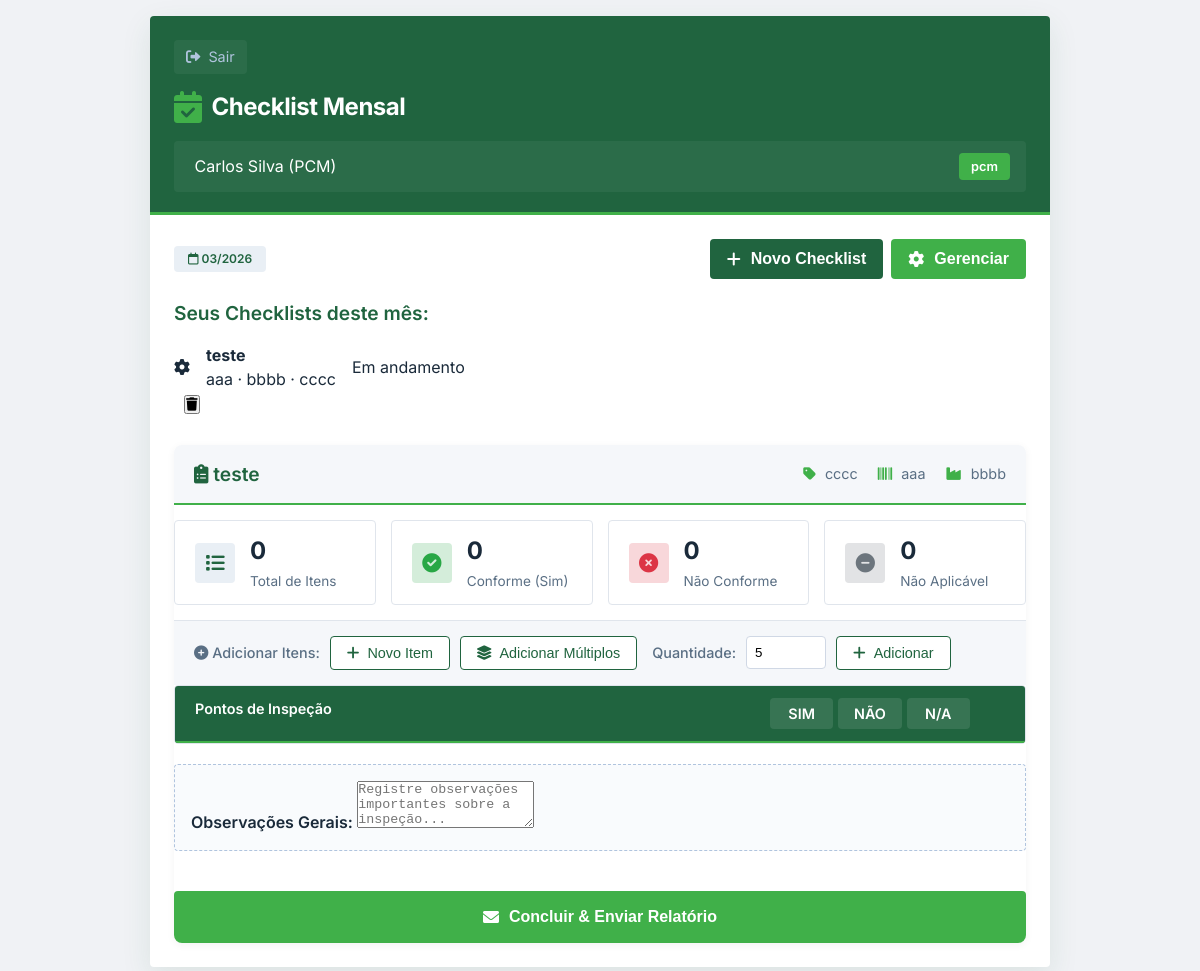
/modulo/checklist (signed in), run on the app's committed database.
### app.py (models this page shows, shortened)
class Usuario(db.Model):
    __tablename__ = 'usuarios'
    id = db.Column(db.Integer, primary_key=True)
    nome = db.Column(db.String(100), nullable=False)
    login = db.Column(db.String(50), unique=True, nullable=False)
    senha = db.Column(db.String(100), nullable=False)
    perfil = db.Column(db.String(20), nullable=False)  # 'manutentor', 'pcm', 'operador'
    modulo_acesso = db.Column(db.String(50))  # 'leitura', 'checklist', 'corretivas', 'todos'

class Checklist(db.Model):
    __tablename__ = 'checklists'
    id = db.Column(db.Integer, primary_key=True)
    equipamento_id = db.Column(db.Integer, db.ForeignKey('equipamentos.id'))
    mes_ano = db.Column(db.String(7))  # MM/YYYY
    operador_id = db.Column(db.Integer, db.ForeignKey('usuarios.id'))
    status = db.Column(db.String(20), default='pendente')  # 'pendente', 'concluido'
    observacoes = db.Column(db.Text)
    data_execucao = db.Column(db.DateTime)
    equipamento = db.relationship('Equipamento')
    operador = db.relationship('Usuario')

class Equipamento(db.Model):
    __tablename__ = 'equipamentos'
    id = db.Column(db.Integer, primary_key=True)
    nome = db.Column(db.String(100), nullable=False)
    modelo = db.Column(db.String(50))
    fabricante = db.Column(db.String(100))
    tipo = db.Column(db.String(50))
    manual_pdf = db.Column(db.String(200))
    data_cadastro = db.Column(db.DateTime, default=datetime.utcnow)

### app.py (the view)
@app.route('/modulo/checklist')
@login_required
@modulo_required('checklist')
def modulo_checklist():
    usuario = Usuario.query.get(session['usuario_id'])
    data_atual = datetime.now()
    mes_ano = data_atual.strftime('%m/%Y')
    novo = request.args.get('new', type=int)
    checklists = Checklist.query.filter_by(
        operador_id=usuario.id,
        mes_ano=mes_ano
    ).all()
    checklist_id = request.args.get('checklist_id', type=int)
    if novo or not checklists:
        checklist = None
    elif checklist_id:
        checklist = Checklist.query.get(checklist_id)
    else:
        checklist = checklists[0] if checklists else None
    equipamentos = Equipamento.query.all()
    return render_template('modulo_checklist.html',
                         usuario=usuario,
                         checklist=checklist,
                         checklists=checklists,  # Passa a lista completa
                         equipamentos=equipamentos,
                         mes_ano=mes_ano)

### app.py (called while the page is built)
def login_required(f):
    @wraps(f)
    def decorated_function(*args, **kwargs):
        if 'usuario_id' not in session:
            return redirect(url_for('index'))
        return f(*args, **kwargs)
    return decorated_function

def modulo_required(modulo):
    def decorator(f):
        @wraps(f)
        def decorated_function(*args, **kwargs):
            if 'usuario_id' not in session:
                return redirect(url_for('index'))
            usuario = Usuario.query.get(session['usuario_id'])
            if usuario.modulo_acesso != 'todos' and usuario.modulo_acesso != modulo:
                return redirect(url_for('index'))
            return f(*args, **kwargs)
        return decorated_function
    return decorator

### templates/modulo_checklist.html (shortened to what this page needs)
<!DOCTYPE html>
<html lang="pt-BR">
<head>
    <link rel="stylesheet" href="https://cdnjs.cloudflare.com/ajax/libs/font-awesome/6.0.0-beta3/css/all.min.css">
    <link rel="stylesheet" href="{{ url_for('static', filename='css/modulo_checklist.css') }}">
</head>
<body>
<div class="app-container">
    <div class="screen">
        <div class="header-aguia">
            <div class="back-button" onclick="window.location.href='/'">
                <i class="fas fa-sign-out-alt"></i> Sair
            </div>
            <div class="header-logo">
                <i class="fas fa-calendar-check"></i> Checklist Mensal
            </div>
            <div class="user-info">
                <span> {{ usuario.nome }} ({{ usuario.perfil|upper }})</span>
                <span class="badge">{{ usuario.perfil }}</span>
            </div>
        </div>
        <div class="content-padded">
            <div style="display:flex; justify-content: space-between; align-items: center; margin-bottom: 20px;">
                <span class="status-tag"><i class="far fa-calendar"></i> {{ mes_ano }}</span>
                <div style="display: flex; gap: 8px;">
                    <button class="btn" style="width: auto; padding: 10px 16px;" onclick="window.location.href='/modulo/checklist?new=1'">
                        <i class="fas fa-plus"></i> Novo Checklist
                    </button>
                    {% if usuario.perfil == 'pcm' %}
                    <button class="btn" style="width: auto; padding: 10px 16px; background: #40b049;" onclick="abrirModalGerenciarEquipamentos()">
                        <i class="fas fa-cog"></i> Gerenciar
                    </button>
                    {% endif %}
                </div>
            </div>
            {% if checklists and checklists|length > 0 and not request.args.get('new') %}
                <h3>Seus Checklists deste mês:</h3>
                <div style="margin-bottom: 20px;">
                    {% for chk in checklists %}
                    <div class="equipamento-card" style="cursor: pointer; position: relative;">
                        <div onclick="window.location.href='/modulo/checklist?checklist_id={{ chk.id }}'" style="display: flex; align-items: center; gap: 16px; flex: 1;">
                            <div class="equipamento-icon">
                                {% if 'daf' in chk.equipamento.nome|lower %}
                                <i class="fas fa-truck"></i>
                                {% else %}
                                <i class="fas fa-cog"></i>
                                {% endif %}
                            </div>
                            <div class="equipamento-info">
                                <h4>{{ chk.equipamento.nome }}</h4>
                                <p>{{ chk.equipamento.modelo }} · {{ chk.equipamento.fabricante }} · {{ chk.equipamento.tipo }}</p>
                            </div>
                            <div class="status-badge {% if chk.status == 'pendente' %}status-pendente{% else %}status-concluido{% endif %}">
                                {% if chk.status == 'pendente' %}Em andamento{% else %}Concluído{% endif %}
                            </div>
                        </div>
                        {% if usuario.perfil == 'pcm' %}
                        <div class="equipamento-actions" style="margin-left: 10px;">
                            <button class="action-btn delete" onclick="event.stopPropagation(); confirmarExcluirChecklist({{ chk.id }}, '{{ chk.equipamento.nome }}')" title="Excluir checklist">
                                <i class="fas fa-trash"></i>
                            </button>
                        </div>
                        {% endif %}
                    </div>
                    {% endfor %}
                </div>
            {% endif %}
            {% if checklist %}
                <div class="checklist-container" style="margin-top: 30px;">
                    <div class="checklist-header">
                        <h3><i class="fas fa-clipboard-list"></i> {{ checklist.equipamento.nome }}</h3>
                        <div class="checklist-info">
                            <span><i class="fas fa-tag"></i> {{ checklist.equipamento.tipo }}</span>
                            <span><i class="fas fa-barcode"></i> {{ checklist.equipamento.modelo }}</span>
                            <span><i class="fas fa-industry"></i> {{ checklist.equipamento.fabricante }}</span>
                        </div>
                    </div>
                    <div class="checklist-stats">
                        <div class="stat-card">
                            <div class="stat-icon total">
                                <i class="fas fa-list"></i>
                            </div>
                            <div class="stat-info">
                                <h4>{{ checklist.itens|length }}</h4>
                                <p>Total de Itens</p>
                            </div>
                        </div>
                        <div class="stat-card">
                            <div class="stat-icon sim">
                                <i class="fas fa-check-circle"></i>
                            </div>
                            <div class="stat-info">
                                <h4 id="totalSim">0</h4>
                                <p>Conforme (Sim)</p>
                            </div>
                        </div>
                        <div class="stat-card">
                            <div class="stat-icon nao">
                                <i class="fas fa-times-circle"></i>
                            </div>
                            <div class="stat-info">
                                <h4 id="totalNao">0</h4>
                                <p>Não Conforme</p>
                            </div>
                        </div>
                        <div class="stat-card">
                            <div class="stat-icon na">
                                <i class="fas fa-minus-circle"></i>
                            </div>
                            <div class="stat-info">
                                <h4 id="totalNA">0</h4>
                                <p>Não Aplicável</p>
                            </div>
                        </div>
                    </div>
                    {% if checklist.status == 'pendente' %}
                    <div class="checklist-toolbar">
                        <div class="toolbar-group">
                            <label><i class="fas fa-plus-circle"></i> Adicionar Itens:</label>
                            <button class="toolbar-btn" onclick="abrirModalAdicionarItem()">
                                <i class="fas fa-plus"></i> Novo Item
                            </button>
                            <button class="toolbar-btn" onclick="adicionarLinhasEmBranco()">
                                <i class="fas fa-layer-group"></i> Adicionar Múltiplos
                            </button>
                        </div>
                        <div class="toolbar-group">
                            <label>Quantidade:</label>
                            <input type="number" id="qtdLinhas" min="1" max="20" value="5">
                            <button class="toolbar-btn" onclick="adicionarLinhasEmBranco()">
                                <i class="fas fa-plus"></i> Adicionar
                            </button>
                        </div>
                    </div>
                    {% endif %}
                    <div class="checklist-grid">
                        <div class="checklist-header-row">
                            <div class="checklist-header-item">Pontos de Inspeção</div>
                            <div class="checklist-header-status">
                                <span>SIM</span>
                                <span>NÃO</span>
                                <span>N/A</span>
                            </div>
                            <div class="checklist-header-item"></div>
                        </div>
                    </div>
                    <div class="obs-box" style="margin-top: 20px;">
                        <label style="font-weight:600;">Observações Gerais:</label>
                        <textarea rows="3" id="observacoes" placeholder="Registre observações importantes sobre a inspeção..."
                                  {% if checklist.status == 'concluido' %}readonly{% endif %}>{{ checklist.observacoes or '' }}</textarea>
                    </div>
                    {% if checklist.status == 'pendente' %}
                    <button class="btn" style="background:#40b049; margin-top:20px;" onclick="finalizarChecklist({{ checklist.id }})">
                        <i class="fas fa-envelope"></i> Concluir & Enviar Relatório
                    </button>
                    {% endif %}
                </div>
            {% endif %}
        </div>
    </div>
</div>
</body>
</html>

### static/css/modulo_checklist.css (style rules this page uses)
* { margin: 0; padding: 0; box-sizing: border-box; }
body { font-family: 'Inter', sans-serif; background: #f0f2f5; color: #1a2a3a; line-height: 1.5; min-height: 100vh; padding: 16px; }
.app-container { max-width: 900px; width: 100%; margin: 0 auto; }
.screen { background: white; border-radius: 4px; box-shadow: 0 10px 30px rgba(32, 100, 63, 0.1); overflow: hidden; }
.header-aguia { background: #20643f; color: white; padding: 24px 24px 20px 24px; border-bottom: 3px solid #40b049; }
.header-logo { display: flex; align-items: center; gap: 10px; font-weight: 700; font-size: 1.5rem; letter-spacing: -0.02em; margin-bottom: 4px; }
.header-logo i { font-size: 2rem; color: #40b049; }
.back-button { display: inline-flex; align-items: center; gap: 8px; color: #b0c4de; font-size: 0.9rem; margin-bottom: 15px; cursor: pointer; padding: 6px 12px; background: rgba(255,255,255,0.05); border-radius: 4px; width: fit-content; transition: 0.2s; }
.user-info { background: rgba(255,255,255,0.05); padding: 12px 16px; border-radius: 4px; margin-top: 16px; display: flex; align-items: center; justify-content: space-between; }
.badge { background: #40b049; color: white; padding: 4px 12px; border-radius: 4px; font-weight: 600; font-size: 0.8rem; }
.content-padded { padding: 24px; }
h3 { font-size: 1.2rem; font-weight: 600; color: #20643f; margin-bottom: 15px; }
.status-tag { background: #e9eff5; border-radius: 4px; padding: 4px 14px; font-weight: 600; font-size: 0.75rem; display: inline-block; color: #20643f; }
.obs-box { background: #f9fbfd; border-radius: 4px; padding: 16px; border: 1px dashed #b0c4de; margin: 20px 0; }
.btn { background: #20643f; border: none; color: white; padding: 16px 24px; border-radius: 4px; font-weight: 600; font-size: 1rem; width: 100%; text-align: center; display: inline-flex; align-items: center; justify-content: center; gap: 10px; cursor: pointer; transition: 0.15s; border: 1px solid transparent; }
.checklist-container { background: white; border-radius: 8px; box-shadow: 0 2px 8px rgba(0,0,0,0.05); overflow: hidden; }
.checklist-header { background: #f5f7fa; padding: 15px 20px; border-bottom: 2px solid #40b049; display: flex; justify-content: space-between; align-items: center; }
.checklist-header h3 { margin: 0; color: #20643f; font-size: 1.2rem; }
.checklist-info { display: flex; gap: 20px; color: #5a6f84; font-size: 0.9rem; }
.checklist-info i { color: #40b049; margin-right: 5px; }
.checklist-grid { display: flex; flex-direction: column; border: 1px solid #e0e5ec; border-radius: 4px; overflow: hidden; }
.checklist-header-row { display: grid; grid-template-columns: 1fr 200px 40px; background: #20643f; color: white; font-weight: 600; font-size: 0.9rem; padding: 12px 15px; border-bottom: 2px solid #40b049; }
.checklist-header-item { padding: 0 5px; }
.checklist-header-status { display: grid; grid-template-columns: 1fr 1fr 1fr; text-align: center; gap: 5px; }
.checklist-header-status span { padding: 5px; background: rgba(255,255,255,0.1); border-radius: 4px; }
.checklist-toolbar { background: #f5f7fa; padding: 15px 20px; border-top: 1px solid #e0e5ec; display: flex; gap: 15px; flex-wrap: wrap; align-items: center; }
.toolbar-group { display: flex; gap: 10px; align-items: center; flex-wrap: wrap; }
.toolbar-group label { font-weight: 500; color: #5a6f84; font-size: 0.9rem; }
.toolbar-group input[type="number"] { width: 80px; padding: 8px; border: 1px solid #d0d8e5; border-radius: 4px; }
.toolbar-btn { background: white; border: 1px solid #20643f; color: #20643f; padding: 8px 16px; border-radius: 4px; cursor: pointer; font-size: 0.9rem; display: inline-flex; align-items: center; gap: 8px; transition: all 0.2s; }
.toolbar-btn i { font-size: 0.9rem; }
.checklist-stats { display: flex; gap: 15px; margin: 15px 0; flex-wrap: wrap; }
.stat-card { background: white; border: 1px solid #e0e5ec; border-radius: 4px; padding: 12px 20px; display: flex; align-items: center; gap: 15px; flex: 1; min-width: 150px; }
.stat-icon { width: 40px; height: 40px; border-radius: 4px; display: flex; align-items: center; justify-content: center; font-size: 1.2rem; }
.stat-icon.total { background: #e9eff5; color: #20643f; }
.stat-icon.sim { background: #d4edda; color: #28a745; }
.stat-icon.nao { background: #f8d7da; color: #dc3545; }
.stat-icon.na { background: #e2e3e5; color: #6c757d; }
.stat-info h4 { font-size: 1.5rem; margin-bottom: 2px; color: #1a2a3a; }
.stat-info p { color: #5a6f84; font-size: 0.85rem; margin: 0; }

### data on the page
Usuario: nome "Carlos Silva", perfil "PCM", perfil "pcm"
Checklist: equipamento.nome "teste", equipamento.modelo "aaa", equipamento.fabricante "bbbb", equipamento.tipo "cccc", shows "Em andamento"
Equipamento: equipamento.nome "teste", equipamento.tipo "cccc", equipamento.modelo "aaa", equipamento.fabricante "bbbb"

### other printed values
{{ checklist.itens|length }} "0"
